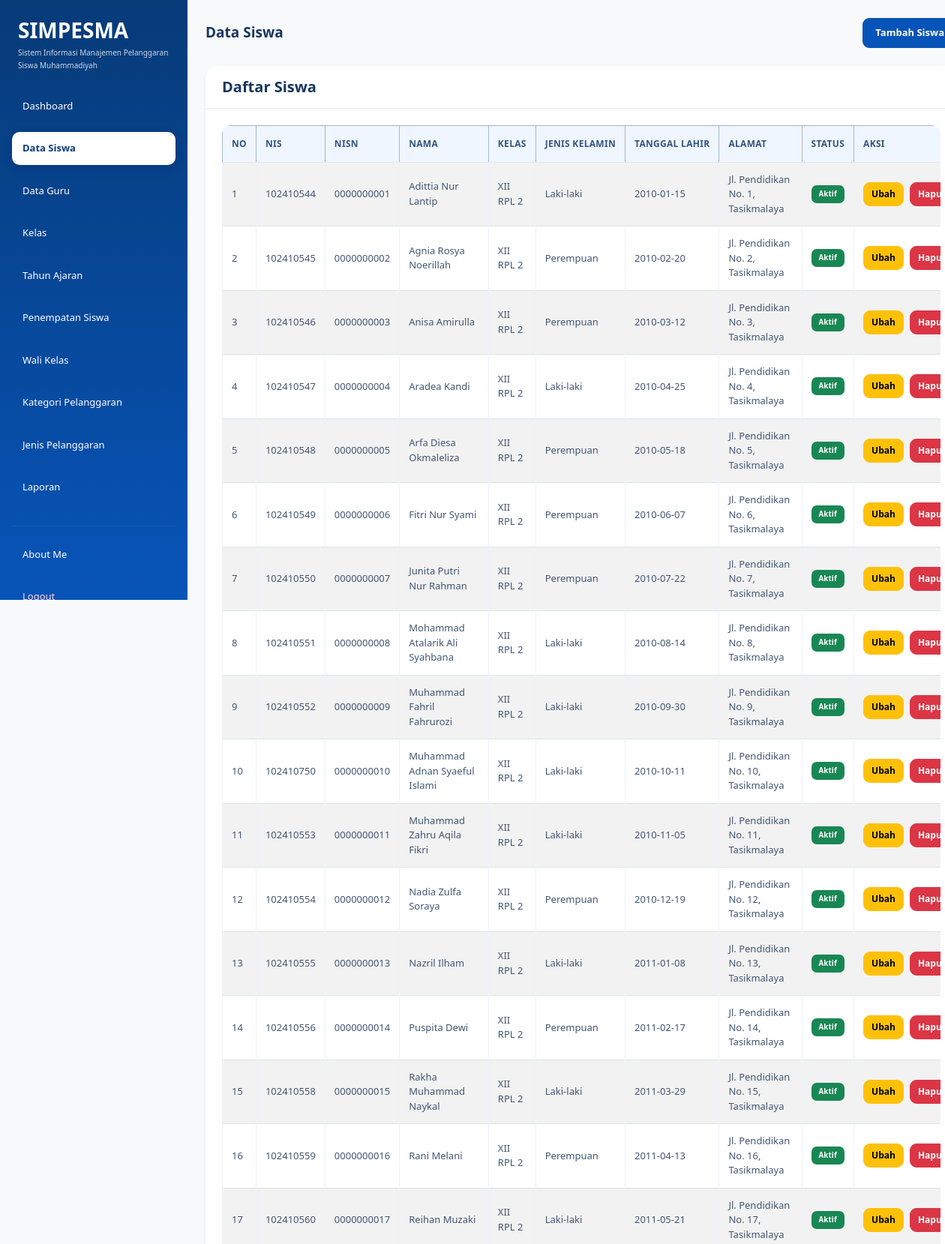
Page /data_siswa.php (signed in, upper part) on the committed database.
### tables this page shows
CREATE TABLE `t_siswa` (
  `id` int(11) NOT NULL,
  `nis` varchar(30) NOT NULL,
  `nisn` varchar(20) NOT NULL,
  `nama` varchar(150) NOT NULL,
  `jenis_kelamin` char(1) NOT NULL,
  `tanggal_lahir` date NOT NULL,
  `alamat` text NOT NULL,
  `status_aktif` tinyint(1) NOT NULL,
  `created_at` timestamp NOT NULL DEFAULT current_timestamp(),
  `updated_at` timestamp NOT NULL DEFAULT current_timestamp()
);

### data_siswa.php (the view, shortened to what this page needs)
<?php
include "config/koneksi.php";
$role = $_SESSION['role'];
function e($teks) {
    return htmlspecialchars((string) $teks, ENT_QUOTES, 'UTF-8');
}
?>
<!DOCTYPE html>
<html lang="id">
<head>
    <link
        href="https://cdn.jsdelivr.net/npm/bootstrap@5.3.8/dist/css/bootstrap.min.css"
        rel="stylesheet"
    >
    <link
        href="https://cdn.datatables.net/3.1.4/css/dataTables.dataTables.min.css"
        rel="stylesheet"
    >
    <link rel="stylesheet" href="style.css">
</head>
<body class="bg-light">
<div class="container-fluid">
    <div class="row">
        <div class="col-md-3 col-lg-2 min-vh-100 p-3"
             style="background-color: #30318B;">
            <div class="mb-4 px-2">
                <h3 class="text-white mb-1 fw-bold">
                    SIMPESMA
                </h3>
                <p class="text-white mb-0" style="font-size: 10px; line-height: 1.7; opacity: 0.8;">
                    Sistem Informasi Manajemen
                    Pelanggaran Siswa Muhammadiyah
                </p>
            </div>
            <ul class="nav nav-pills flex-column">
                <li class="nav-item mb-2">
                    <a href="dashboard.php"
                       class="nav-link text-white">
                        Dashboard
                    </a>
                </li>
                <?php if ($role == 'admin') { ?>
                    <li class="nav-item mb-2">
                        <a href="data_siswa.php"
                           class="nav-link active"
                           aria-current="page">
                            Data Siswa
                        </a>
                    </li>
                    <li class="nav-item mb-2">
                        <a href="data_guru.php"
                           class="nav-link text-white">
                            Data Guru
                        </a>
                    </li>
                    <li class="nav-item mb-2">
                        <a href="data_kelas.php"
                           class="nav-link text-white">
                            Kelas
                        </a>
                    </li>
                    <li class="nav-item mb-2">
                        <a href="data_tahun_ajaran.php"
                           class="nav-link text-white">
                            Tahun Ajaran
                        </a>
                    </li>
                    <li class="nav-item mb-2">
                        <a href="penempatan_siswa.php"
                           class="nav-link text-white">
                            Penempatan Siswa
                        </a>
                    </li>
                    <li class="nav-item mb-2">
                        <a href="wali_kelas.php"
                           class="nav-link text-white">
                            Wali Kelas
                        </a>
                    </li>
                    <li class="nav-item mb-2">
                        <a href="kategori_pelanggaran.php"
                           class="nav-link text-white">
                            Kategori Pelanggaran
                        </a>
                    </li>
                    <li class="nav-item mb-2">
                        <a href="jenis_pelanggaran.php"
                           class="nav-link text-white">
                            Jenis Pelanggaran
                        </a>
                    </li>
                    <li class="nav-item mb-2">
                        <a href="laporan.php"
                           class="nav-link text-white">
                            Laporan
                        </a>
                    </li>
                <?php } ?>
                <hr class="text-secondary">
                <li class="nav-item mb-2">
                    <a href="about_me.php"
                       class="nav-link text-white">
                        About Me
                    </a>
                </li>
                <li class="nav-item">
                    <a href="logout.php"
                       class="nav-link text-danger">
                        Logout
                    </a>
                </li>
            </ul>
        </div>
        <main class="col-md-9 col-lg-10 p-4">
            <div class="d-flex justify-content-between
                        align-items-center mb-4">
                <h3 class="fw-bold mb-0">Data Siswa</h3>
                <?php if ($role == "admin") { ?>
                    <button
                        type="button"
                        class="btn btn-primary"
                        data-bs-toggle="modal"
                        data-bs-target="#modalTambah">
                        Tambah Siswa
                    </button>
                <?php } ?>
            </div>
            <div class="card border-0 shadow-sm">
                <div class="card-header bg-white py-3">
                    <h5 class="mb-0">Daftar Siswa</h5>
                </div>
                <div class="card-body">
                    <div class="table-responsive">
                        <table id="example"
                               class="table table-bordered table-striped table-hover align-middle mb-0">
                            <thead class="table-primary">
    <tr>
        <th>No</th>
        <th>NIS</th>
        <th>NISN</th>
        <th>Nama</th>
        <th>Kelas</th>
        <th>Jenis Kelamin</th>
        <th>Tanggal Lahir</th>
        <th>Alamat</th>
        <th>Status</th>
        <?php if ($role == "admin") { ?>
            <th>Aksi</th>
        <?php } ?>
    </tr>
</thead>
                            <tbody>
                                <?php
                                $query_siswa = mysqli_query($koneksi, "
    SELECT
        s.*,
        k.nama AS nama_kelas
    FROM t_siswa s
    LEFT JOIN (
        SELECT ks1.*
        FROM t_kelas_siswa ks1
        INNER JOIN (
            SELECT siswa_id, MAX(id) AS id_terbaru
            FROM t_kelas_siswa
            WHERE status_aktif = 1
            GROUP BY siswa_id
        ) ks2 ON ks1.id = ks2.id_terbaru
    ) ks ON s.id = ks.siswa_id
    LEFT JOIN t_kelas k
        ON ks.kelas_id = k.id
    ORDER BY s.id ASC
");
                                $no = 1;
                                if (mysqli_num_rows($query_siswa) > 0) {
                                    while ($siswa = mysqli_fetch_assoc($query_siswa)) {
                                ?>
                                    <tr>
                                        <td><?= $no++; ?></td>
                                        <td><?= e($siswa['nis']); ?></td>
                                        <td><?= e($siswa['nisn']); ?></td>
                                        <td><?= e($siswa['nama']); ?></td>
                                        <td>
    <?= !empty($siswa['nama_kelas'])
        ? e($siswa['nama_kelas'])
        : '-'; ?>
</td>
                                        <td>
                                            <?php
                                            if ($siswa['jenis_kelamin'] == "L") {
                                                echo "Laki-laki";
                                            } else {
                                                echo "Perempuan";
                                            }
                                            ?>
                                        </td>
                                        <td><?= e($siswa['tanggal_lahir']); ?></td>
                                        <td><?= e($siswa['alamat']); ?></td>
                                        <td>
                                            <?php if ($siswa['status_aktif'] == 1) { ?>
                                                <span class="badge text-bg-success">
                                                    Aktif
                                                </span>
                                            <?php } else { ?>
                                                <span class="badge text-bg-secondary">
                                                    Tidak Aktif
                                                </span>
                                            <?php } ?>
                                        </td>
                                        <?php if ($role == "admin") { ?>
                                            <td>
                                                <div class="d-flex gap-2">
                                                    <a
                                                        href="data_siswa.php?edit=<?= e($siswa['id']); ?>"
                                                        class="btn btn-warning btn-sm">
                                                        Ubah
                                                    </a>
                                                    <a
                                                        href="data_siswa.php?hapus=<?= e($siswa['id']); ?>"
                                                        class="btn btn-danger btn-sm"
                                                        onclick="return confirm('Yakin ingin menghapus data siswa ini?')">
                                                        Hapus
                                                    </a>
                                                </div>
                                            </td>
                                        <?php } ?>
                                    </tr>
                                <?php
                                    }
                                } ?>
                            </tbody>
                        </table>
                    </div>
                </div>
            </div>
        </main>
    </div>
</div>
</body>
</html>

### style.css (style rules this page uses)
:root { --primary: #0754b8; --primary-dark: #073b78; --primary-light: #eaf3ff; --background: #f5f9ff; --white: #ffffff; --text: #17365d; --muted: #71829a; --border: #e3ebf5; --success: #198754; --danger: #dc3545; --radius: 16px; }
* { box-sizing: border-box; }
body { margin: 0; font-family: "Segoe UI", Arial, sans-serif; background: var(--background); color: var(--text); font-size: 14px; }
h1, h2, h3, h4, h5 { color: var(--text); font-weight: 700; }
a { text-decoration: none; }
aside, .sidebar, .col-lg-2.min-vh-100, .col-md-3.col-lg-2.min-vh-100 { background: linear-gradient( 180deg, #073b78 0%, #0754b8 100% ) !important; }
.col-lg-2.min-vh-100, .col-md-3.col-lg-2.min-vh-100 { padding: 24px 16px !important; }
.nav-pills .nav-link { color: #dceaff; padding: 12px 14px; margin-bottom: 5px; border-radius: 10px; font-size: 13px; font-weight: 500; transition: all 0.2s ease; }
.nav-pills .nav-link.active { color: var(--primary-dark) !important; background: #ffffff !important; font-weight: 700; box-shadow: 0 5px 15px rgba(0, 20, 70, 0.12); }
.nav-pills .nav-link.text-danger { color: #ffd5d9 !important; }
hr { border-color: rgba(255, 255, 255, 0.25); }
main { min-width: 0; padding: 32px !important; }
main h3 { font-size: 19px; }
.container-fluid { padding-left: 0; padding-right: 0; }
.row { margin-right: 0; margin-left: 0; }
.card { border: 1px solid var(--border); border-radius: var(--radius); background: var(--white); box-shadow: 0 5px 22px rgba(22, 63, 115, 0.045); transition: box-shadow 0.2s ease, transform 0.2s ease; }
.card-header { background: #ffffff; border-bottom: 1px solid var(--border); padding: 18px 22px; border-radius: var(--radius) var(--radius) 0 0 !important; font-weight: 700; color: var(--text); }
.card-body { padding: 22px; }
.btn { border-radius: 9px; padding: 9px 16px; font-weight: 600; font-size: 13px; transition: all 0.2s ease; }
.btn-primary { color: #fff; background: var(--primary); border-color: var(--primary); }
.btn-danger { background: var(--danger); border-color: var(--danger); }
.table-responsive { border-radius: 12px; }
.table { margin-bottom: 0; vertical-align: middle; font-size: 13px; }
.table thead th, .table th { background: #f0f6ff; color: #31557f; font-size: 12px; font-weight: 700; text-transform: uppercase; letter-spacing: 0.3px; border-bottom: 1px solid #dce7f5; padding: 15px 12px; white-space: nowrap; }
.table tbody td { color: #415672; padding: 13px 12px; border-color: #edf1f7; }
.table .btn { padding: 6px 10px; font-size: 12px; }
.badge { padding: 7px 10px; border-radius: 7px; font-weight: 600; letter-spacing: 0.1px; }
@media (min-width: 768px) { .col-md-3.col-lg-2.min-vh-100, .col-lg-2.min-vh-100, aside.sidebar { position: fixed !important; top: 0; left: 0; bottom: 0; width: 250px; height: 100vh; overflow-y: auto; z-index: 1000; } }
@media (min-width: 768px) { main { margin-left: 250px; width: calc(100% - 250px); } }

### rows in the picture
t_siswa: nis "102410544", nisn "0000000001", nama "Adittia Nur Lantip", nama_kelas "XII RPL 2", jenis_kelamin "Laki-laki", tanggal_lahir "2010-01-15", alamat "Jl. Pendidikan No. 1, Tasikmalaya", status_aktif "Aktif"
t_siswa: nis "102410545", nisn "0000000002", nama "Agnia Rosya Noerillah", nama_kelas "XII RPL 2", jenis_kelamin "Perempuan", tanggal_lahir "2010-02-20", alamat "Jl. Pendidikan No. 2, Tasikmalaya", status_aktif "Aktif"
t_siswa: nis "102410546", nisn "0000000003", nama "Anisa Amirulla", nama_kelas "XII RPL 2", jenis_kelamin "Perempuan", tanggal_lahir "2010-03-12", alamat "Jl. Pendidikan No. 3, Tasikmalaya", status_aktif "Aktif"
t_siswa: nis "102410547", nisn "0000000004", nama "Aradea Kandi", nama_kelas "XII RPL 2", jenis_kelamin "Laki-laki", tanggal_lahir "2010-04-25", alamat "Jl. Pendidikan No. 4, Tasikmalaya", status_aktif "Aktif"
t_siswa: nis "102410548", nisn "0000000005", nama "Arfa Diesa Okmaleliza", nama_kelas "XII RPL 2", jenis_kelamin "Perempuan", tanggal_lahir "2010-05-18", alamat "Jl. Pendidikan No. 5, Tasikmalaya", status_aktif "Aktif"
t_siswa: nis "102410549", nisn "0000000006", nama "Fitri Nur Syami", nama_kelas "XII RPL 2", jenis_kelamin "Perempuan", tanggal_lahir "2010-06-07", alamat "Jl. Pendidikan No. 6, Tasikmalaya", status_aktif "Aktif"
t_siswa: nis "102410550", nisn "0000000007", nama "Junita Putri Nur Rahman", nama_kelas "XII RPL 2", jenis_kelamin "Perempuan", tanggal_lahir "2010-07-22", alamat "Jl. Pendidikan No. 7, Tasikmalaya", status_aktif "Aktif"
t_siswa: nis "102410551", nisn "0000000008", nama "Mohammad Atalarik Ali Syahbana", nama_kelas "XII RPL 2", jenis_kelamin "Laki-laki", tanggal_lahir "2010-08-14", alamat "Jl. Pendidikan No. 8, Tasikmalaya", status_aktif "Aktif"
t_siswa: nis "102410552", nisn "0000000009", nama "Muhammad Fahril Fahrurozi", nama_kelas "XII RPL 2", jenis_kelamin "Laki-laki", tanggal_lahir "2010-09-30", alamat "Jl. Pendidikan No. 9, Tasikmalaya", status_aktif "Aktif"
t_siswa: nis "102410750", nisn "0000000010", nama "Muhammad Adnan Syaeful Islami", nama_kelas "XII RPL 2", jenis_kelamin "Laki-laki", tanggal_lahir "2010-10-11", alamat "Jl. Pendidikan No. 10, Tasikmalaya", status_aktif "Aktif"
t_siswa: nis "102410553", nisn "0000000011", nama "Muhammad Zahru Aqila Fikri", nama_kelas "XII RPL 2", jenis_kelamin "Laki-laki", tanggal_lahir "2010-11-05", alamat "Jl. Pendidikan No. 11, Tasikmalaya", status_aktif "Aktif"
t_siswa: nis "102410554", nisn "0000000012", nama "Nadia Zulfa Soraya", nama_kelas "XII RPL 2", jenis_kelamin "Perempuan", tanggal_lahir "2010-12-19", alamat "Jl. Pendidikan No. 12, Tasikmalaya", status_aktif "Aktif"
t_siswa: nis "102410555", nisn "0000000013", nama "Nazril Ilham", nama_kelas "XII RPL 2", jenis_kelamin "Laki-laki", tanggal_lahir "2011-01-08", alamat "Jl. Pendidikan No. 13, Tasikmalaya", status_aktif "Aktif"
t_siswa: nis "102410556", nisn "0000000014", nama "Puspita Dewi", nama_kelas "XII RPL 2", jenis_kelamin "Perempuan", tanggal_lahir "2011-02-17", alamat "Jl. Pendidikan No. 14, Tasikmalaya", status_aktif "Aktif"
t_siswa: nis "102410558", nisn "0000000015", nama "Rakha Muhammad Naykal", nama_kelas "XII RPL 2", jenis_kelamin "Laki-laki", tanggal_lahir "2011-03-29", alamat "Jl. Pendidikan No. 15, Tasikmalaya", status_aktif "Aktif"
t_siswa: nis "102410559", nisn "0000000016", nama "Rani Melani", nama_kelas "XII RPL 2", jenis_kelamin "Perempuan", tanggal_lahir "2011-04-13", alamat "Jl. Pendidikan No. 16, Tasikmalaya", status_aktif "Aktif"
t_siswa: nis "102410560", nisn "0000000017", nama "Reihan Muzaki", nama_kelas "XII RPL 2", jenis_kelamin "Laki-laki", tanggal_lahir "2011-05-21", alamat "Jl. Pendidikan No. 17, Tasikmalaya", status_aktif "Aktif"
